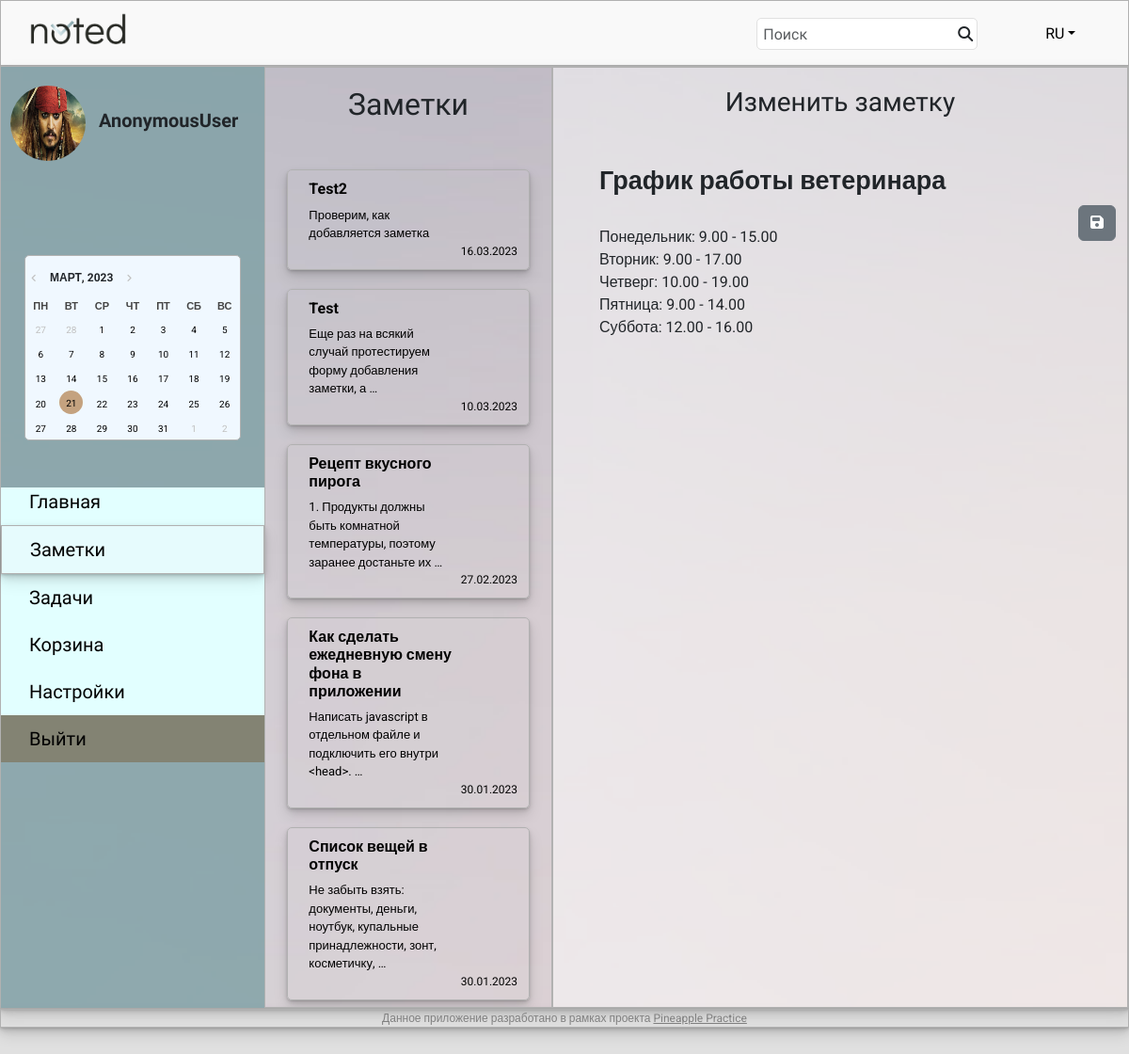
Page /main/notes/edit/3 on the earlier database version.
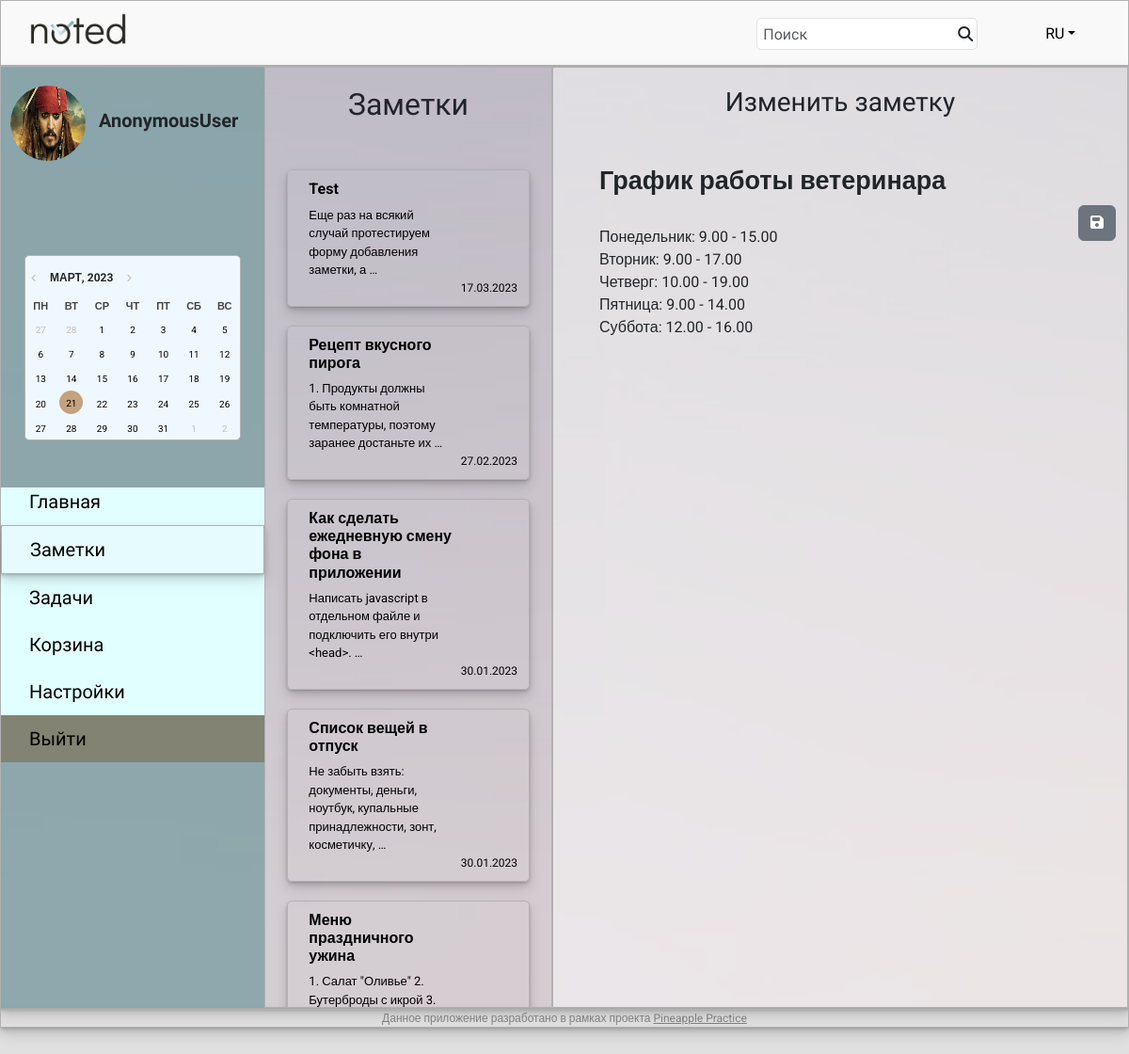
Same page on the later database version.
### notes/models.py (models this page shows, shortened)
class Note(models.Model):
    note_title = models.CharField(max_length=250)
    note_text = models.TextField()
    note_time = models.DateField()
    note_author = models.ForeignKey(User, on_delete=models.CASCADE)
    note_trash = models.BooleanField(default=False)

### notes/views.py (the view)
# urls.py: path('notes/edit/<int:pk>', note_edit, name='note_edit'),
def note_edit(request, pk):
    if request.method == "POST":
        note_title = request.POST['note_title']
        note_text = request.POST['note_text']
        note_time = datetime.date.today()
        Note.objects.filter(id=pk).update(note_title=note_title, note_text=note_text, note_time=note_time)
        return redirect('notes')
    else:
        note = Note.objects.get(id=pk)
        notes = Note.objects.filter(note_trash=False).order_by('-note_time')
        return render(request, 'note_edit.html', context={'notes': notes, 'note': note})

### templates/note_edit.html (shortened to what this page needs)
{% extends "default.html" %}
{% block content %}
    <div class="container-xxl main-main">
        <div class="row">
            <div class="col-auto col-2 sidebar" style="width: 280px;">
                <div class="ava">
                    <img src="/static/images/vorobey.jpg" alt="Avatar" width="80" height="80" class="rounded-circle">
                    <span class="username">{{ request.user }}</span>
                </div>
                <div class="calendar-wrapper">
                    <button id="btnPrev" type="button" style="margin-top: 15px;"></button>
                    <h6 id="headCal"></h6>
                    <button id="btnNext" type="button"></button>
                    <div id="divCal"></div>
                </div>
                <div class="nav-list">
                    <ul style="list-style-type: none;">
                        <li style="padding-top: 0px;"><a href="{% url 'main' %}">Главная</a></li>
                        <li class="current_page"><a href="{% url 'notes' %}">Заметки</a></li>
                        <li><a href="{% url 'tasks' %}">Задачи</a></li>
                        <li><a href="{% url 'trash' %}">Корзина</a></li>
                        <li><a href="{% url 'user_settings' %}">Настройки</a></li>
                        <li style="background: rgba(108, 100, 81, 0.8);"><a href="{% url 'logout' %}">Выйти</a></li>
                    </ul>
                </div>
            </div>
            <div class="col" id="tasks-notes">
                <div class="row">
                    <div class="col-4 tasks">
                        <h2 style="text-align: center; font-family: 'Didact Gothic', sans-serif; margin-top: 20px; margin-bottom: 50px;">Заметки</h2>
                        <div class="col-10 offset-1">
                        {% for note in notes %}
                            <a href="{% url 'note_details' note.id %}">
                                <div class="row note-block">
                                    <div class="col-9">
                                        <h6><b>{{ note.note_title }}</b></h6>
                                        {{ note.note_text | truncatewords:10 }}
                                    </div>
                                    <div class="col-3 ms-auto note_date2">
                                        {{ note.note_time | date:"j.m.Y" }}
                                    </div>
                                </div>
                            </a>
                        {% endfor %}
                        </div>
                    </div>
                    <div class="col-8 notes" style="background: rgba(255, 255, 255, 0.5);">
                        <h3 style="text-align: center; font-family: 'Didact Gothic', sans-serif; margin-top: 20px; margin-bottom: 20px;">Изменить заметку</h3>
                        <form method="post" action="{% url 'note_edit' note.id %}" class="form-area">
                            <div class="mb-3">
                                <input type="text" class="form-control note-title" name="note_title" value="{{ note.note_title }}">
                                <button type="submit" class="btn btn-secondary" style="float: right;">
                                    <i class="fa-solid fa-floppy-disk"></i>
                                </button>
                            </div>
                            <div>
                                <textarea class="form-control note-text" rows="25" name="note_text">{{ note.note_text }}</textarea>
                            </div>
                        </form>
                    </div>
                </div>
            </div>
        </div>
    </div>
{% endblock content %}

Differences in the rows shown:
removed Note: note_title "Test2", note_text "Проверим, как добавляется заметка", note_time "16.03.2023"
changed Note "Test": note_time "10.03.2023" → "17.03.2023"
now on this page (row unchanged): Note: note_title "Меню праздничного ужина", note_text "1. Салат \"Оливье\" 2. Бутерброды с икрой 3.…"
